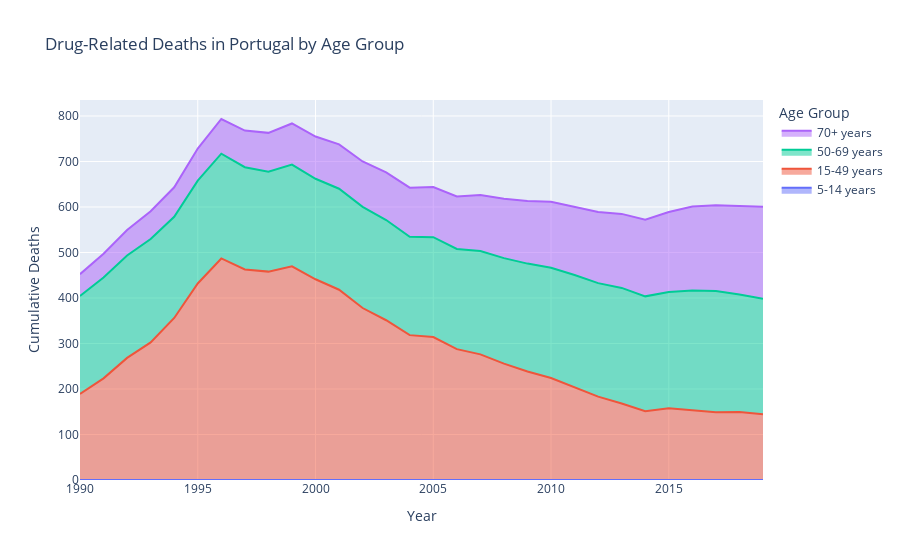

The cell this chart's notebook holds for it:
### Markdown cell above
*Figure 5: Deathrate of drug overdose mortality in all States in different years (interactive)*
<br>
*Data: MOET NOG!!! Linde, welke data was dit?*

### Code cell
import pandas as pd
import plotly.graph_objects as go

# Load the dataset
df = pd.read_csv("15_deaths-due-to-illicit-drug-use-by-age.csv")

# Filter data for a specific country (e.g., Portugal)
selected_country = 'Portugal'
country_df = df[df['Entity'] == selected_country].copy()

# Calculate cumulative deaths for stacking
country_df['Cumulative 15-49 years'] = country_df['Deaths that are from all causes attributed to drug use, in both sexes aged 5-14 years'] + country_df['Deaths that are from all causes attributed to drug use, in both sexes aged 15-49 years']
country_df['Cumulative 50-69 years'] = country_df['Cumulative 15-49 years'] + country_df['Deaths that are from all causes attributed to drug use, in both sexes aged 50-69 years']
country_df['Cumulative 70+ years'] = country_df['Cumulative 50-69 years'] + country_df['Deaths that are from all causes attributed to drug use, in both sexes aged 70+ years']

# Initialize the figure
fig = go.Figure()

# Add traces for each age group, using cumulative values for stacking
fig.add_trace(go.Scatter(x=country_df['Year'], y=country_df['Deaths that are from all causes attributed to drug use, in both sexes aged 5-14 years'], fill='tozeroy', name='5-14 years'))
fig.add_trace(go.Scatter(x=country_df['Year'], y=country_df['Cumulative 15-49 years'], fill='tonexty', name='15-49 years'))
fig.add_trace(go.Scatter(x=country_df['Year'], y=country_df['Cumulative 50-69 years'], fill='tonexty', name='50-69 years'))
fig.add_trace(go.Scatter(x=country_df['Year'], y=country_df['Cumulative 70+ years'], fill='tonexty', name='70+ years'))

# Update plot layout
fig.update_layout(title=f'Drug-Related Deaths in {selected_country} by Age Group', xaxis_title='Year', yaxis_title='Cumulative Deaths', legend_title='Age Group')

# Show the interactive plot within the Jupyter Notebook
fig.show()

### Figure 1 — Plotly figure (JSON) as saved in the notebook; plotly's stock layout.template omitted (floating-point values rounded to 4 significant figures)
{"data": [{"fill": "tozeroy", "name": "5-14 years", "type": "scatter", "x": [1990, 1991, 1992, 1993, 1994, 1995, 1996, 1997, 1998, 1999, 2000, 2001, 2002, 2003, 2004, 2005, 2006, 2007, 2008, 2009, 2010, 2011, 2012, 2013, 2014, 2015, 2016, 2017, 2018, 2019], "y": [0.0006189, 0.000589, 0.0005116, 0.0004523, 0.0004311, 0.0004036, 0.0003732, 0.0003835, 0.0003647, 0.0003046, 0.0002881, 0.0003031, 0.0003106, 0.0002755, 0.0002538, 0.0002481, 0.000233, 0.0002105, 0.0001954, 0.0001819, 0.0001748, 0.0001634, 0.0001558, 0.0001386, 0.000125, 0.0001121, 0.0001106, 0.0001048, 0.0001114, 0.0001122]}, {"fill": "tonexty", "name": "15-49 years", "type": "scatter", "x": [1990, 1991, 1992, 1993, 1994, 1995, 1996, 1997, 1998, 1999, 2000, 2001, 2002, 2003, 2004, 2005, 2006, 2007, 2008, 2009, 2010, 2011, 2012, 2013, 2014, 2015, 2016, 2017, 2018, 2019], "y": [189.2, 223.4, 268.4, 302.4, 356.1, 432.0, 486.9, 462.6, 458.0, 469.7, 441.1, 418.2, 378.0, 351.1, 318.4, 314.2, 287.6, 276.1, 255.7, 238.4, 224.0, 203.2, 183.2, 168.0, 151.0, 157.6, 152.7, 149.0, 149.6, 144.3]}, {"fill": "tonexty", "name": "50-69 years", "type": "scatter", "x": [1990, 1991, 1992, 1993, 1994, 1995, 1996, 1997, 1998, 1999, 2000, 2001, 2002, 2003, 2004, 2005, 2006, 2007, 2008, 2009, 2010, 2011, 2012, 2013, 2014, 2015, 2016, 2017, 2018, 2019], "y": [404.6, 445.1, 493.3, 529.6, 578.5, 657.9, 717.1, 687.4, 677.7, 693.2, 662.0, 640.2, 600.3, 571.3, 534.6, 533.7, 507.8, 503.3, 487.6, 475.6, 466.5, 450.5, 432.7, 422.1, 403.6, 413.1, 416.7, 415.5, 407.9, 398.5]}, {"fill": "tonexty", "name": "70+ years", "type": "scatter", "x": [1990, 1991, 1992, 1993, 1994, 1995, 1996, 1997, 1998, 1999, 2000, 2001, 2002, 2003, 2004, 2005, 2006, 2007, 2008, 2009, 2010, 2011, 2012, 2013, 2014, 2015, 2016, 2017, 2018, 2019], "y": [452.3, 497.4, 549.5, 590.7, 643.3, 728.5, 793.4, 767.8, 762.9, 783.5, 754.9, 737.6, 700.1, 676.1, 642.4, 643.8, 623.0, 626.6, 618.0, 613.2, 611.4, 600.6, 588.8, 584.9, 572.1, 589.0, 601.1, 604.0, 602.6, 600.3]}], "layout": {"legend": {"title": {"text": "Age Group"}}, "title": {"text": "Drug-Related Deaths in Portugal by Age Group"}, "xaxis": {"title": {"text": "Year"}}, "yaxis": {"title": {"text": "Cumulative Deaths"}}}}
